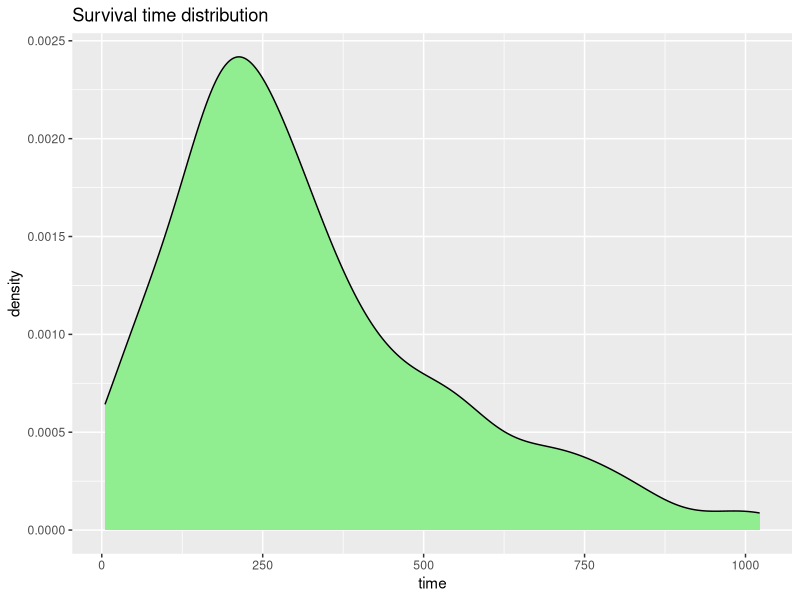

Write the R code that produced this figure. (Note: this script raises an error after producing the figure.)
## ---- chunk 1
knitr::opts_chunk$set(echo = TRUE)
## ---- chunk 2
library("survival")
library("survminer")
library(tidyverse)
lung <- as_tibble(lung)
head(lung)

## ---- chunk 3
dim(lung)
## ---- chunk 4
apply(lung,2,function(x) sum(sapply(x, is.na)))
## ---- chunk 5
miss_p <- sapply(lung, function(x) sum(is.na(x))/length(x))
v_rm <- names(miss_p)[miss_p > 1 - 0.8]
v_rm
data_f0=lung[ , !names(lung) %in% c("meal.cal")]
## ---- chunk 6
data_f1=na.omit(data_f0)
dim(data_f1)

## ---- chunk 7
cols=c('sex','ph.ecog','ph.karno','pat.karno')
data_f1[,cols] <- lapply(data_f1[,cols],as.factor)
## ---- chunk 8
summary(data_f1)
## ---- chunk 9
quantile(data_f1$time,probs=seq(0,1,by=0.125))
## ---- chunk 10
ggplot(data_f1, aes(x = time)) + geom_density(fill = "light green") + ggtitle("Survival time distribution")

## ---- chunk 11
km1 = survfit(Surv(time,status)~sex, data=data_f1)
ggsurvplot(km1,
          conf.int = TRUE,
          risk.table = TRUE, 
          risk.table.col = "strata", 
          linetype = "strata", 
          surv.median.line = "hv", 
          ggtheme = theme_bw(), 
          palette = c("#E7B800", "#2E9FDF"))

## ---- chunk 12
survdiff(Surv(time,status)~sex, data=data_f1)
## ---- chunk 13
km2 = survfit(Surv(time,status)~ph.ecog, data=data_f1)
ggsurvplot(km2,
          pval = TRUE, conf.int = TRUE,
          risk.table = TRUE, 
          risk.table.col = "strata",
          linetype = "strata", 
          surv.median.line = "hv", 
          ggtheme = theme_bw(), 
         )
## ---- chunk 14
km3 = survfit(Surv(time,status)~ph.karno, data=data_f1)
ggsurvplot(km3,
          pval = TRUE, conf.int = TRUE,
          risk.table = TRUE, 
          risk.table.col = "strata", 
          linetype = "strata", 
          surv.median.line = "hv", 
          ggtheme = theme_bw()
         )
## ---- chunk 15
km4 = survfit(Surv(time,status)~pat.karno, data=data_f1)
ggsurvplot(km4,
          pval = TRUE, conf.int = TRUE,
          risk.table = TRUE, 
          risk.table.col = "strata", 
          linetype = "strata", 
          surv.median.line = "hv", 
          ggtheme = theme_bw()
         )
## ---- chunk 16
covariates<-c("age","wt.loss")
td_formulas<-sapply(covariates,function(x)
  as.formula(paste('Surv(time, status)~',x)))
td_models<-lapply(td_formulas,function(x){coxph(x,data=data_f1)})
td_results <- lapply(td_models,
                       function(x){ 
                         x <- summary(x)
                         p.value<-signif(x$wald["pvalue"], digits=2)
                         wald.test<-signif(x$wald["test"], digits=2)
                         beta<-signif(x$coef[1], digits=2);
                         HR <-signif(x$coef[2], digits=2);
                         HR.confint.lower <- signif(x$conf.int[,"lower .95"],2)
                         HR.confint.upper <- signif(x$conf.int[,"upper .95"],2)
                         HR <- paste0(HR, " (", 
                                      HR.confint.lower, "-", HR.confint.upper, ")")
                         res<-c(beta, HR, wald.test, p.value)
                         names(res)<-c("beta", "HR (95% CI for HR)",           "wald.test", "p.value")
                         return(res)
                         
                       })
results_a <- t(as.data.frame(td_results, check.names = FALSE))
as.data.frame(results_a)
## ---- chunk 17
mul.cox <- coxph(Surv(time, status) ~ age + sex + ph.ecog+ph.karno+pat.karno, data =data_f1)
summary(mul.cox)
## ---- chunk 18
mul.cox1 = step(mul.cox,direction="backward")
## ---- chunk 19
summary(mul.cox1)
## ---- chunk 20
test1.model <- cox.zph(mul.cox1)
test1.model

## ---- chunk 21
out1=test1.model
ggcoxzph(out1, var = colnames(out1$y)[1:2])
## ---- chunk 22
ggcoxzph(out1, var = colnames(out1$y)[3:4])
## ---- chunk 23
ggforest(mul.cox1,data=data_f1)
## ---- chunk 24
ggcoxdiagnostics(mul.cox1, type = "dfbeta",
                 linear.predictions = FALSE, ggtheme = theme_bw())
## ---- chunk 25
ggcoxdiagnostics(mul.cox1, type = "deviance",
                 linear.predictions = FALSE, ggtheme = theme_bw())
## ---- chunk 26
data_add=as.numeric(data_f1$sex)*as.numeric(data_f1$ph.ecog)
data_f2=cbind(data_f1,data_add)
mul.cox2 <- coxph(Surv(time, status) ~ data_add, data =data_f2)
summary(mul.cox2)
## ---- chunk 27

model_weib <- survreg(Surv(time, status) ~ sex + ph.ecog ,data=data_f1,na.action=na.omit, dist="weibull")
model_exp <- survreg(Surv(time, status) ~ sex + ph.ecog ,data=data_f1,na.action=na.omit, dist="exponential")
model_gaus <- survreg(Surv(time, status) ~ sex + ph.ecog ,data=data_f1,na.action=na.omit, dist="gaussian")
model_log <- survreg(Surv(time,status)~sex + ph.ecog ,data=data_f1,na.action=na.omit, dist="logistic")
result= anova(model_weib,model_exp,model_gaus,model_log)[,3]
names(result) = c("model_weib", "model_exp", "model_gaus", "model_log")
result
## ---- chunk 28
summary(model_weib)
## ---- chunk 29
res_response=residuals(model_weib, type="response")
plot(res_response)
